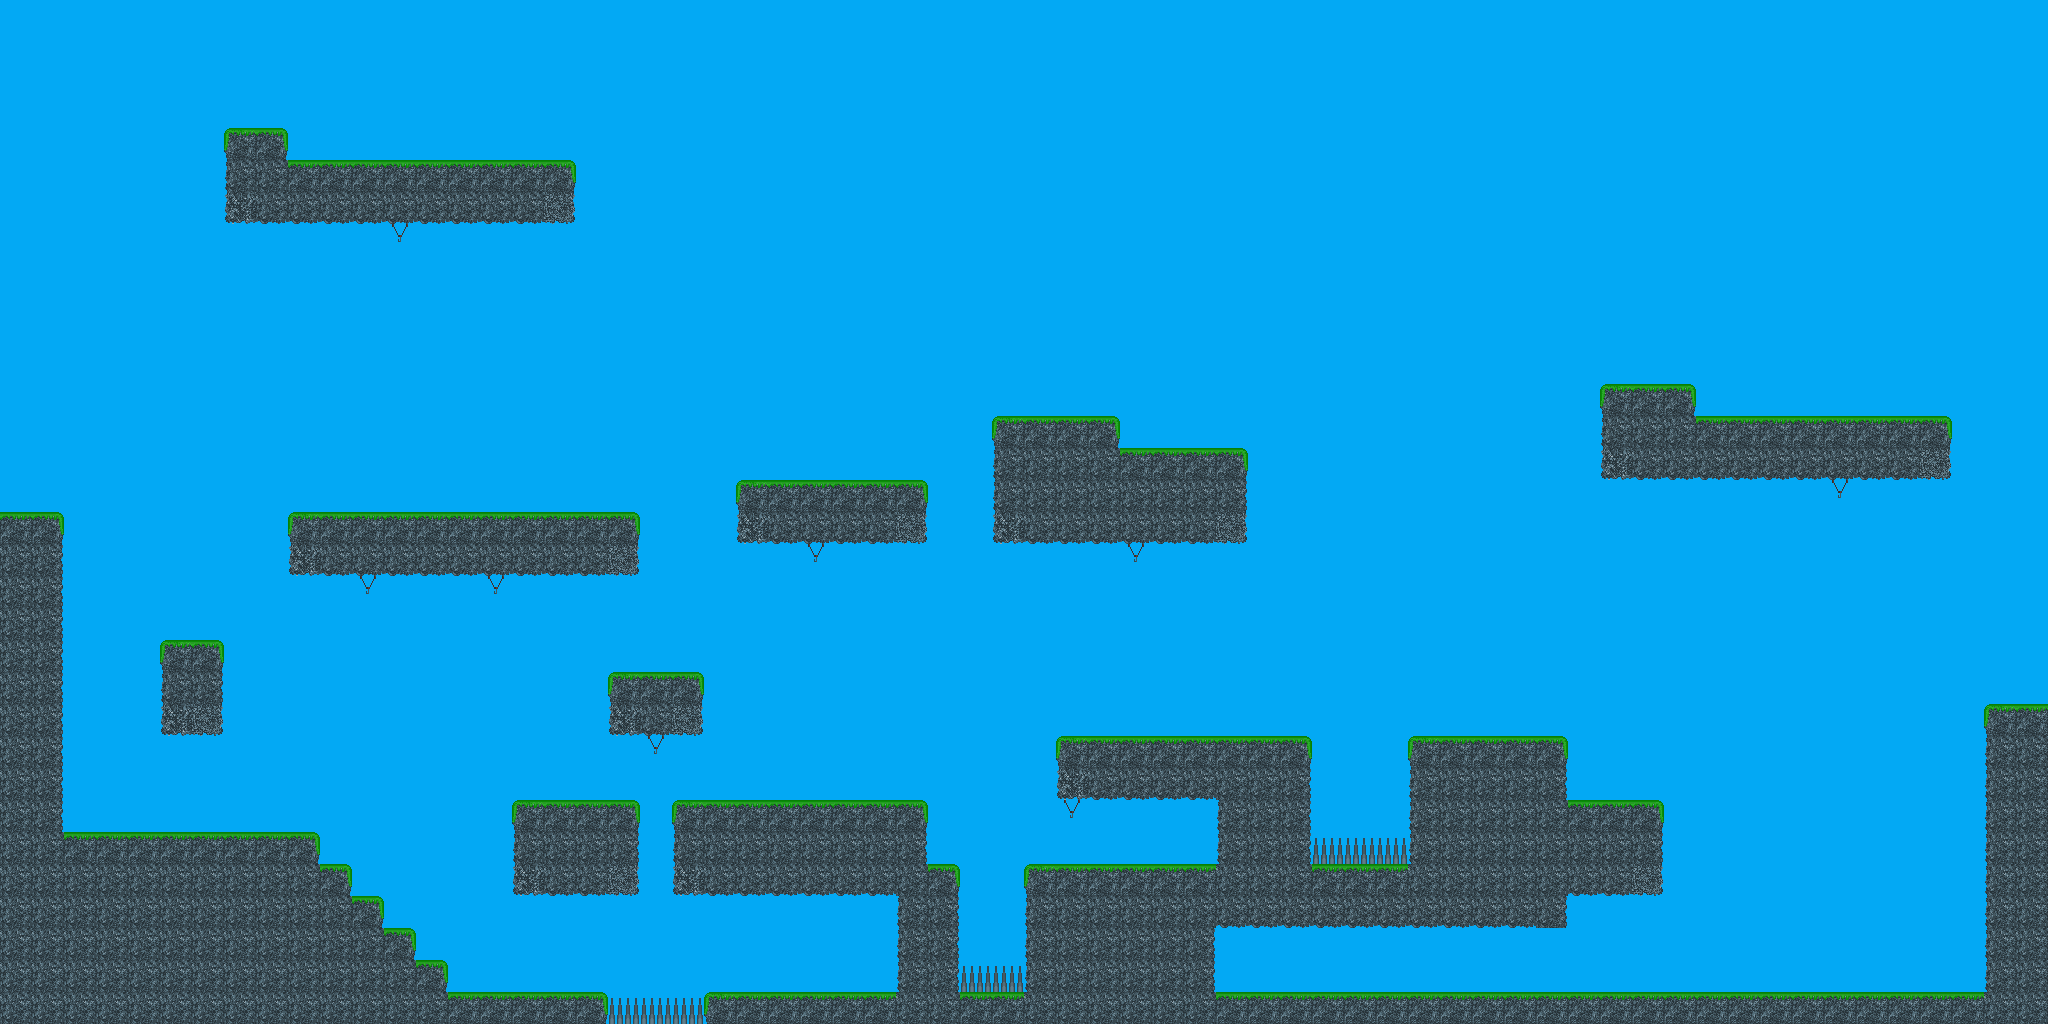

This game map was drawn from its Tiled (.tmx) file and the tilesets committed beside it. A one-line description and the trimmed map source follow:
An orthogonal 64x32 tile map with 32x32 px tiles, 2 tile layers (background, middle), 2 tilesets and 63 objects.

<map version="1.0" orientation="orthogonal" renderorder="left-up" width="64" height="32" tilewidth="32" tileheight="32" nextobjectid="106">
 <tileset firstgid="1" source="asdsada.tsx" />
 <tileset firstgid="19" name="asdadadadadadada" tilewidth="32" tileheight="32" tilecount="1" columns="0">
  <tile id="0">
   <image width="32" height="32" source="sky.png" />
  </tile>
 </tileset>
 <layer name="background" width="64" height="32">
  <data>[2048 cells, 2048 non-empty, 1 distinct tile ids]</data>
 </layer>
 <layer name="middle" width="64" height="32">
  <data>[2048 cells, 438 non-empty, 12 distinct tile ids]</data>
 </layer>
 <objectgroup name="pickups">
  <object id="3" gid="18" x="736" y="992" width="32" height="32" />
  <object id="4" gid="18" x="800" y="992" width="32" height="32" />
  <object id="5" gid="18" x="864" y="992" width="32" height="32" />
  <object id="6" gid="18" x="1472" y="736" width="32" height="32" />
  <object id="7" gid="18" x="544" y="800" width="32" height="32" />
  <object id="35" gid="18" x="1152" y="448" width="32" height="32" />
  <object id="37" gid="18" x="768" y="480" width="32" height="32" />
  <object id="38" gid="18" x="864" y="480" width="32" height="32" />
  <object id="39" gid="18" x="352" y="512" width="32" height="32" />
  <object id="40" gid="18" x="416" y="512" width="32" height="32" />
  <object id="41" gid="18" x="480" y="512" width="32" height="32" />
  <object id="42" gid="18" x="544" y="512" width="32" height="32" />
  <object id="43" gid="18" x="352" y="160" width="32" height="32" />
  <object id="44" gid="18" x="448" y="160" width="32" height="32" />
  <object id="45" gid="18" x="160" y="576" width="32" height="32" />
  <object id="46" gid="18" x="160" y="480" width="32" height="32" />
  <object id="47" gid="18" x="160" y="384" width="32" height="32" />
  <object id="48" gid="18" x="160" y="288" width="32" height="32" />
  <object id="49" gid="18" x="1216" y="992" width="32" height="32" />
  <object id="51" gid="18" x="1280" y="992" width="32" height="32" />
  <object id="52" gid="18" x="1344" y="992" width="32" height="32" />
  <object id="53" gid="18" x="1408" y="992" width="32" height="32" />
  <object id="54" gid="18" x="1792" y="416" width="32" height="32" />
  <object id="55" gid="18" x="1856" y="416" width="32" height="32" />
  <object id="56" gid="18" x="1728" y="416" width="32" height="32" />
  <object id="97" gid="18" x="1152" y="864" width="32" height="32" />
  <object id="98" gid="18" x="1088" y="864" width="32" height="32" />
  <object id="99" gid="18" x="1088" y="736" width="32" height="32" />
  <object id="100" gid="18" x="1152" y="736" width="32" height="32" />
  <object id="101" gid="18" x="1216" y="736" width="32" height="32" />
  <object id="102" gid="18" x="736" y="800" width="32" height="32" />
  <object id="103" gid="18" x="800" y="800" width="32" height="32" />
  <object id="104" gid="18" x="864" y="800" width="32" height="32" />
 </objectgroup>
 <objectgroup name="walls">
  <object id="57" x="0" y="512" width="64" height="320" />
  <object id="62" x="0" y="960" width="448" height="64" />
  <object id="63" x="0" y="832" width="320" height="128" />
  <object id="65" x="320" y="928" width="96" height="32" />
  <object id="66" x="320" y="864" width="32" height="64" />
  <object id="67" x="352" y="896" width="32" height="32" />
  <object id="69" x="448" y="992" width="160" height="32" />
  <object id="70" x="704" y="992" width="1344" height="32" />
  <object id="71" x="1984" y="704" width="64" height="288" />
  <object id="72" x="512" y="800" width="128" height="96" />
  <object id="73" x="608" y="672" width="96" height="64" />
  <object id="74" x="288" y="512" width="352" height="64" />
  <object id="76" x="160" y="640" width="64" height="96" />
  <object id="77" x="224" y="128" width="64" height="96" />
  <object id="78" x="288" y="160" width="288" height="64" />
  <object id="79" x="736" y="480" width="192" height="64" />
  <object id="80" x="992" y="416" width="128" height="128" />
  <object id="81" x="1120" y="448" width="128" height="96" />
  <object id="82" x="672" y="800" width="256" height="96" />
  <object id="83" x="896" y="896" width="64" height="96" />
  <object id="84" x="928" y="864" width="32" height="32" />
  <object id="85" x="1056" y="736" width="256" height="64" />
  <object id="88" x="1024" y="864" width="192" height="128" />
  <object id="90" x="1216" y="800" width="96" height="128" />
  <object id="91" x="1312" y="864" width="96" height="64" />
  <object id="93" x="1408" y="736" width="160" height="192" />
  <object id="94" x="1568" y="800" width="96" height="96" />
  <object id="95" x="1600" y="384" width="96" height="96" />
  <object id="96" x="1696" y="416" width="256" height="64" />
 </objectgroup>
 <objectgroup name="enemy">
  <object id="105" x="320" y="480">
   <polyline points="0,0 288,0" />
  </object>
 </objectgroup>
</map>